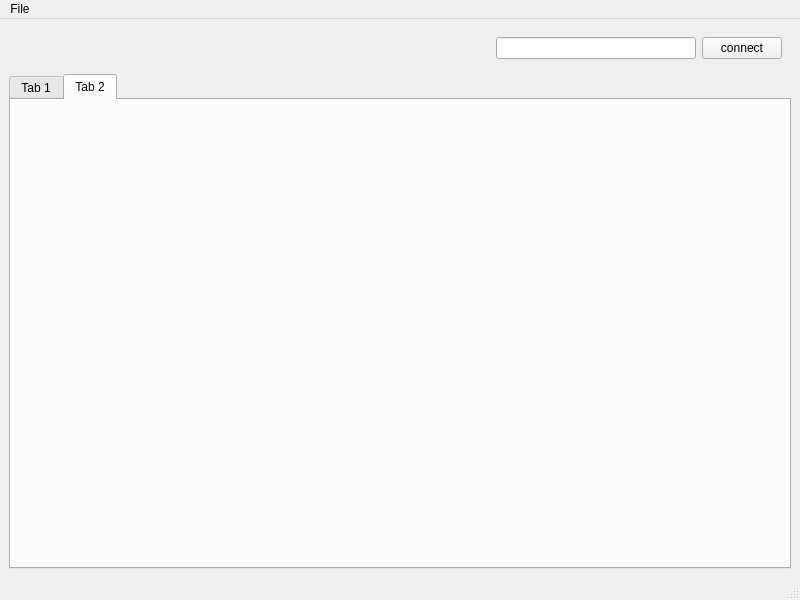
<?xml version="1.0" encoding="UTF-8"?>
<ui version="4.0">
 <class>MainWindow</class>
 <widget class="QMainWindow" name="MainWindow">
  <property name="geometry">
   <rect>
    <x>0</x>
    <y>0</y>
    <width>800</width>
    <height>600</height>
   </rect>
  </property>
  <property name="windowTitle">
   <string>MainWindow</string>
  </property>
  <property name="windowIcon">
   <iconset resource="../../../resources.qrc">
    <normaloff>:/assets/assets/icon.png</normaloff>:/assets/assets/icon.png</iconset>
  </property>
  <widget class="QWidget" name="centralwidget">
   <layout class="QVBoxLayout" name="verticalLayout">
    <item>
     <layout class="QHBoxLayout" name="horizontalLayout_2">
      <item>
       <widget class="QLabel" name="statusLabel">
        <property name="sizePolicy">
         <sizepolicy hsizetype="Minimum" vsizetype="Preferred">
          <horstretch>0</horstretch>
          <verstretch>0</verstretch>
         </sizepolicy>
        </property>
        <property name="text">
         <string/>
        </property>
       </widget>
      </item>
      <item>
       <widget class="QWidget" name="horizontalWidget" native="true">
        <property name="sizePolicy">
         <sizepolicy hsizetype="Maximum" vsizetype="Preferred">
          <horstretch>0</horstretch>
          <verstretch>0</verstretch>
         </sizepolicy>
        </property>
        <layout class="QHBoxLayout" name="horizontalLayout">
         <item>
          <widget class="QLineEdit" name="lineEdit">
           <property name="minimumSize">
            <size>
             <width>200</width>
             <height>0</height>
            </size>
           </property>
          </widget>
         </item>
         <item>
          <widget class="QPushButton" name="connectButton">
           <property name="text">
            <string>connect</string>
           </property>
          </widget>
         </item>
        </layout>
       </widget>
      </item>
     </layout>
    </item>
    <item>
     <widget class="QTabWidget" name="tabWidget">
      <property name="currentIndex">
       <number>1</number>
      </property>
      <widget class="QWidget" name="tabBeacon">
       <attribute name="title">
        <string>Tab 1</string>
       </attribute>
      </widget>
      <widget class="QWidget" name="tab_2">
       <attribute name="title">
        <string>Tab 2</string>
       </attribute>
      </widget>
     </widget>
    </item>
   </layout>
  </widget>
  <widget class="QMenuBar" name="menubar">
   <property name="geometry">
    <rect>
     <x>0</x>
     <y>0</y>
     <width>800</width>
     <height>23</height>
    </rect>
   </property>
   <widget class="QMenu" name="menuFile">
    <property name="title">
     <string>File</string>
    </property>
    <addaction name="actionOpen_beacon"/>
    <addaction name="actionSave_beacon"/>
    <addaction name="separator"/>
    <addaction name="actionOpen_path"/>
    <addaction name="actionSave_Path"/>
   </widget>
   <addaction name="menuFile"/>
  </widget>
  <widget class="QStatusBar" name="statusbar"/>
  <action name="actionOpen_beacon">
   <property name="text">
    <string>Open .beacon</string>
   </property>
  </action>
  <action name="actionSave_beacon">
   <property name="text">
    <string>Save .beacon</string>
   </property>
  </action>
  <action name="actionOpen_path">
   <property name="text">
    <string>Open path</string>
   </property>
  </action>
  <action name="actionSave_Path">
   <property name="text">
    <string>Save Path</string>
   </property>
  </action>
 </widget>
 <resources>
  <include location="../../../resources.qrc"/>
 </resources>
 <connections/>
</ui>
